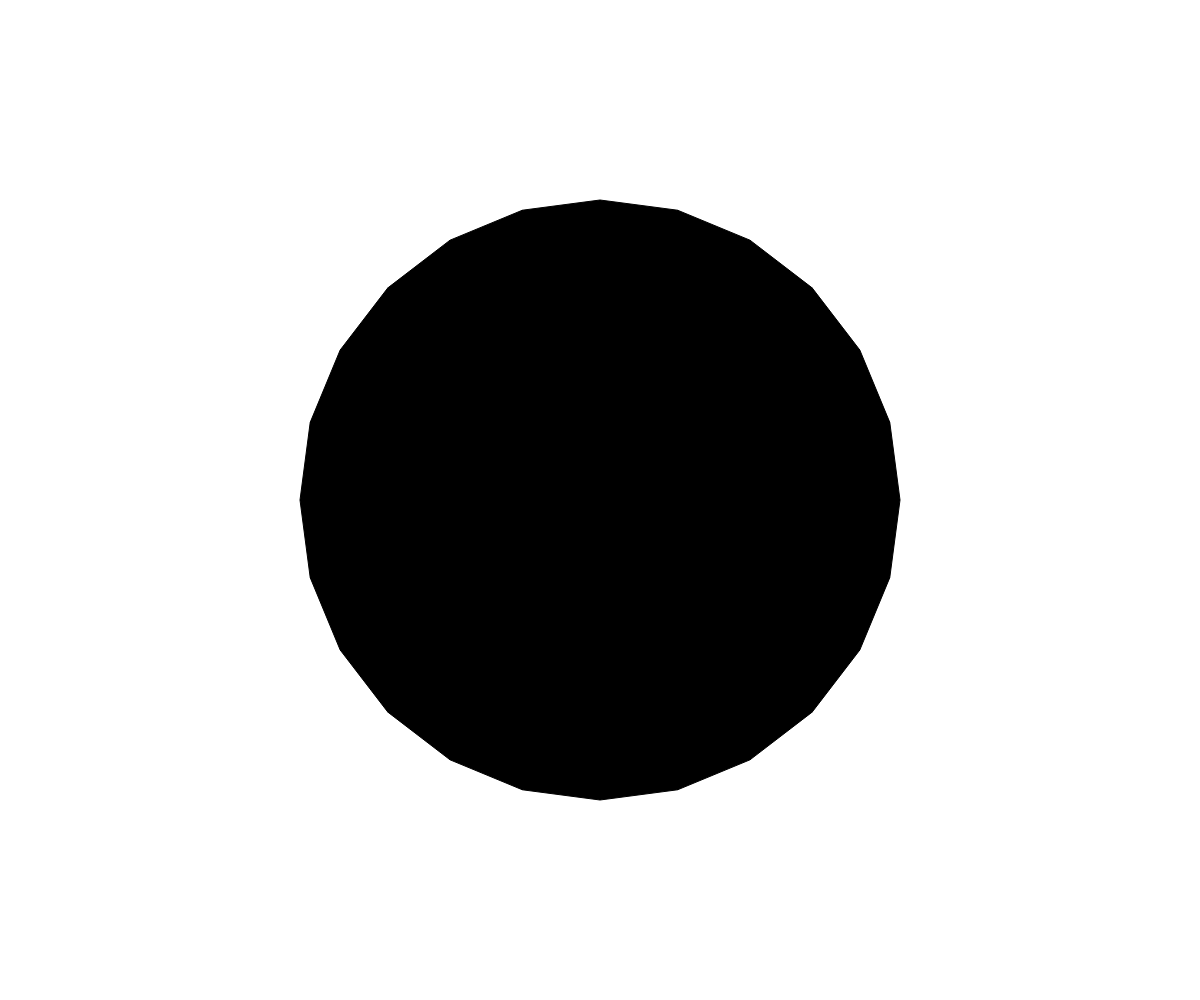
Frame 1 (no input)
Frame 60 (no input): identical to frame 1, image omitted
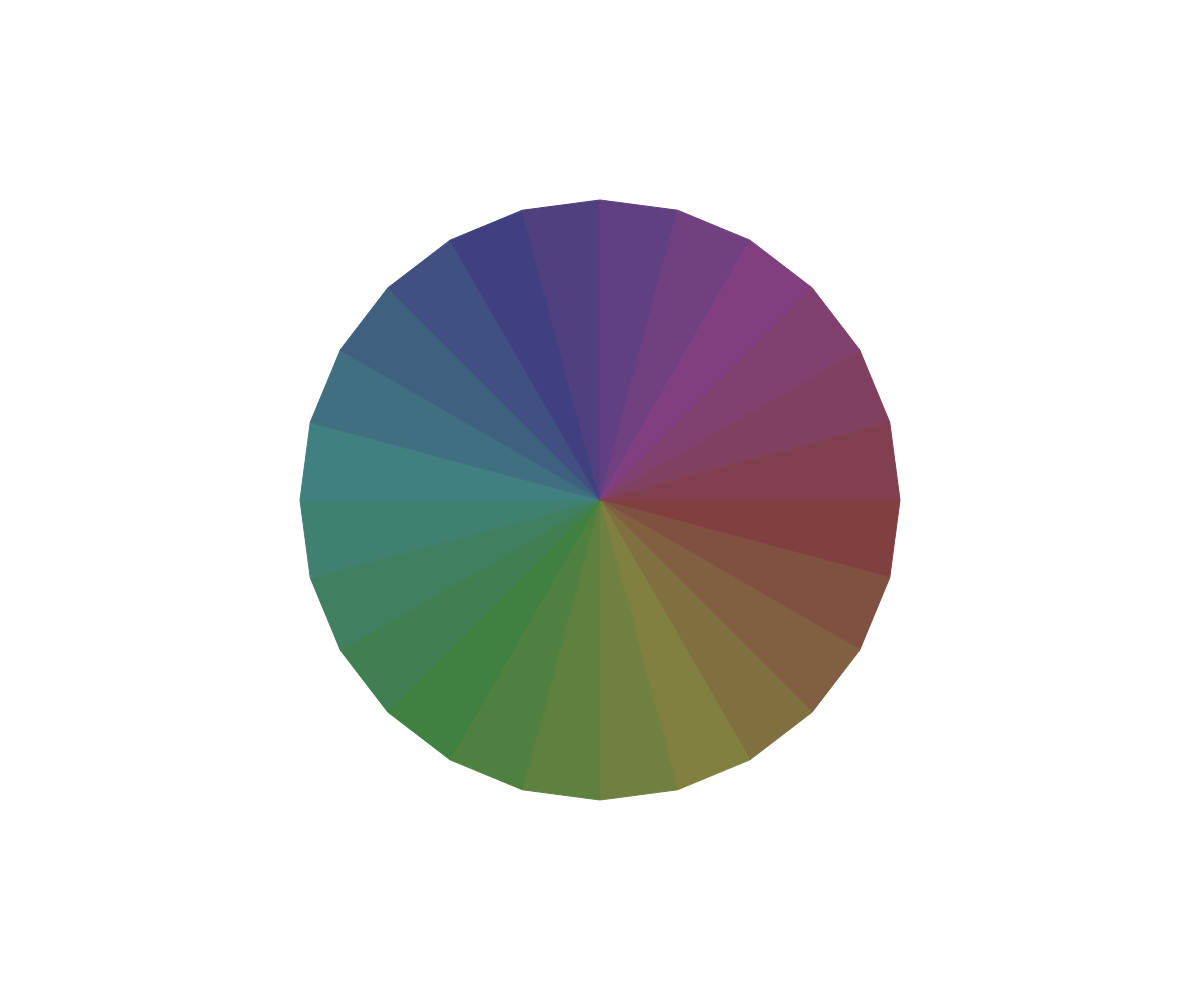
Frame 120 (the mouse pressed at the canvas centre since frame 60)

The p5.js sketch that drew these frames (run headless with seeded random() and noise() and a simulated clock; from frame 60 on, the mouse is pressed at the canvas centre):

// p5.js sketch
// ── sketch.js
var segmentCount = 24;
var radius;
function setup() {
  createCanvas(windowWidth,windowHeight);
  radius = 300;
}

function draw() {
  colorMode(HSB, 360,width,height);
  background('white');
  //floor is a fancy way of saying,
  //round downward so that our resulting value is the
  //nearest whole number
  var angleStep = floor(360/segmentCount);
  //there are different drawing modes with beginShape()
  //to learn more, go to: http://p5js.org/reference/#p5/beginShape
  beginShape(TRIANGLE_FAN);
    vertex(width/2,height/2);
    for(var angle =0; angle <= 360; angle += angleStep){
      var vx = width/2 + cos(radians(angle))* radius;
      var vy = height/2 + sin(radians(angle))* radius;
      vertex(vx, vy);
      fill(angle, mouseX, mouseY);
      stroke(angle,mouseX,mouseY);
    }
  endShape();
}

function keyPressed(){
  
  if(key == ''){
    
  }
  
}
